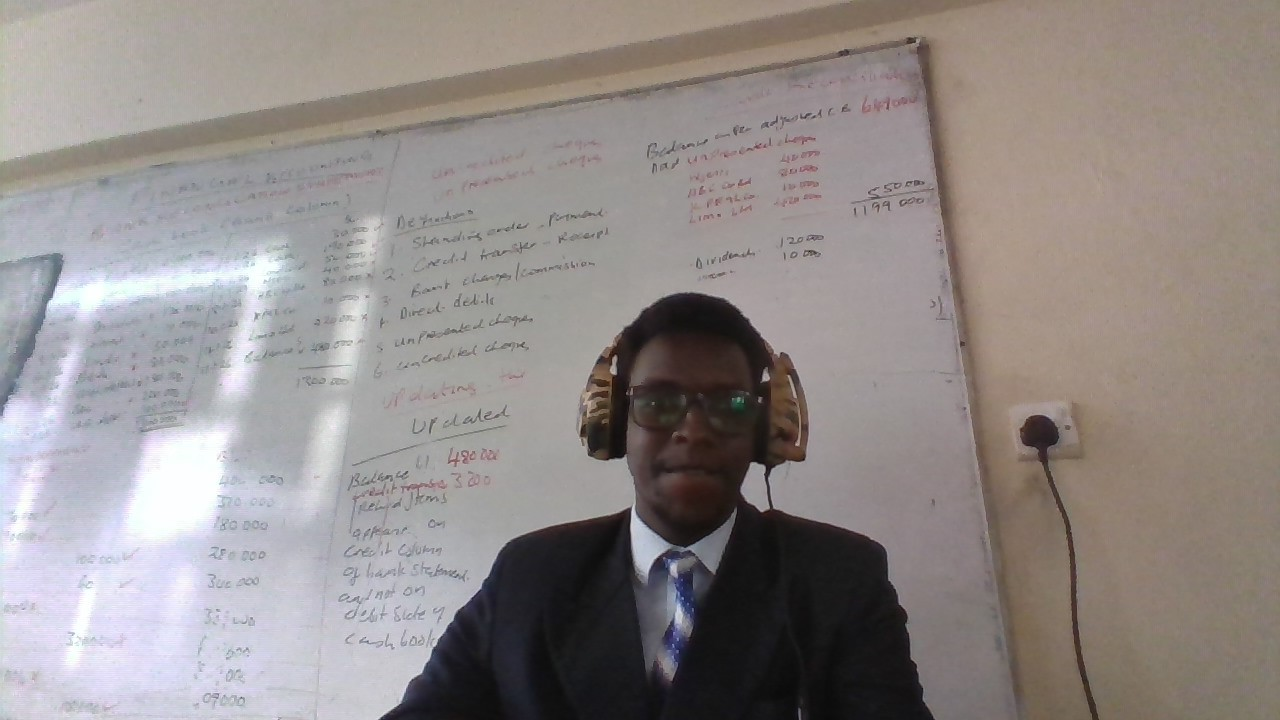
#> input picture image.jpg, 1280 x 720 px
$ python image_read2.py
#> lines starting #> are read from the running program, lines starting #| are printed output that depends on the picture; after the words box and inside, x2 and y2 are one past the last pixel; in counts of white or black regions, pixels touching at a corner belong together
import cv2

# Load image in grayscale
image = cv2.imread('image.jpg', cv2.IMREAD_GRAYSCALE)
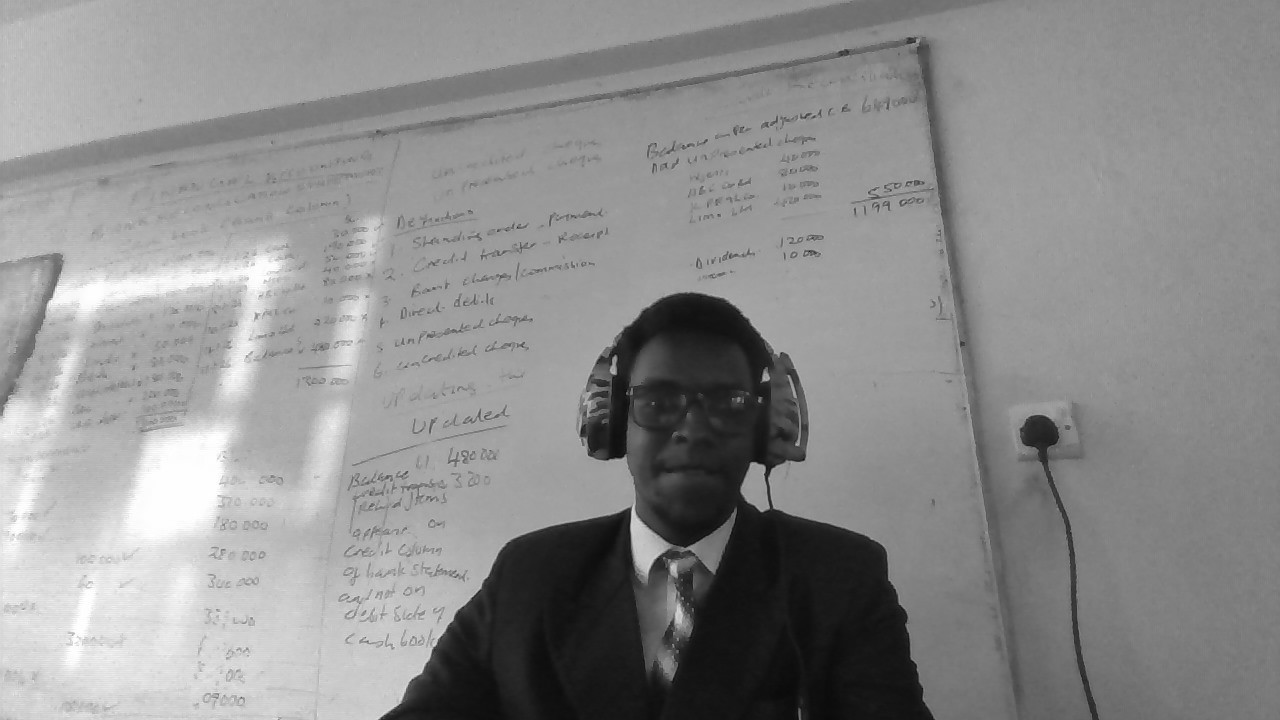
#> image: shape (720, 1280); min 10, max 255, mean 140.6
_, binary_image = cv2.threshold(image, 127, 255, cv2.THRESH_BINARY)
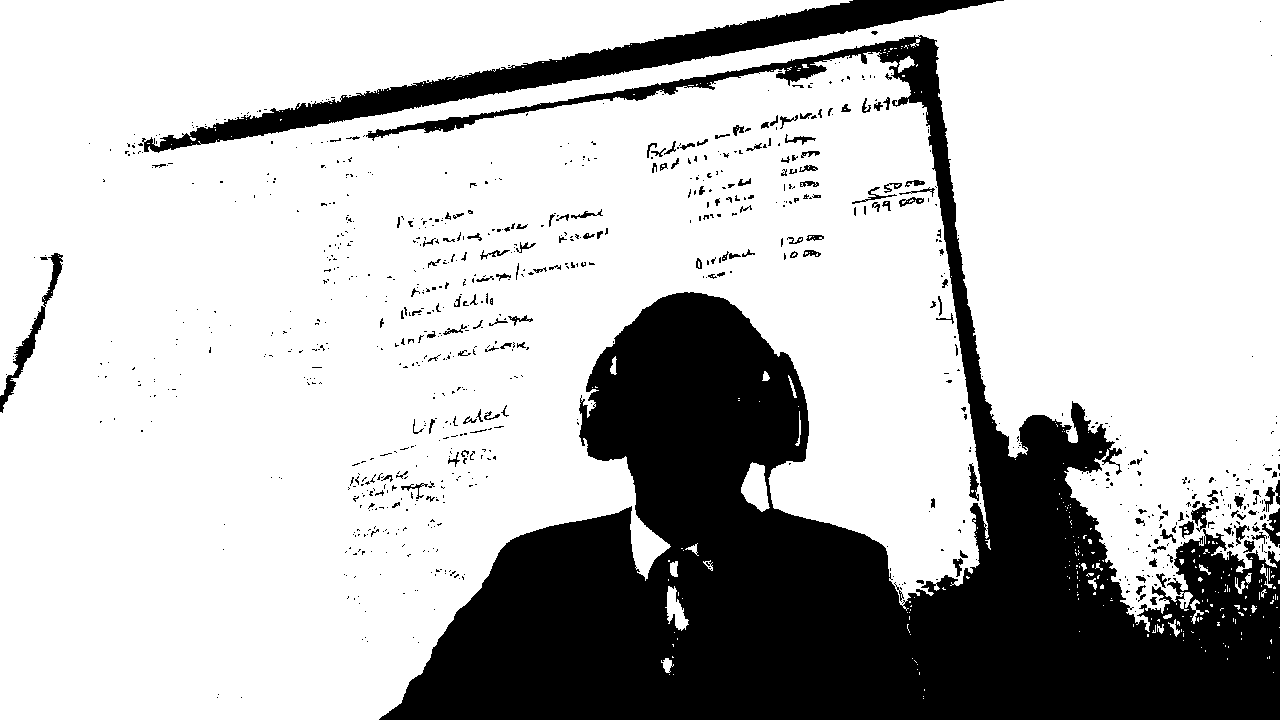
#> binary_image: shape (720, 1280); 74.4% white; 903 black regions (750 under 20 px), largest, box (x1, y1, x2, y2) and area: (366, 35, 1280, 720) 205393, (142, 0, 1004, 153) 19093, (0, 253, 63, 413) 1289
